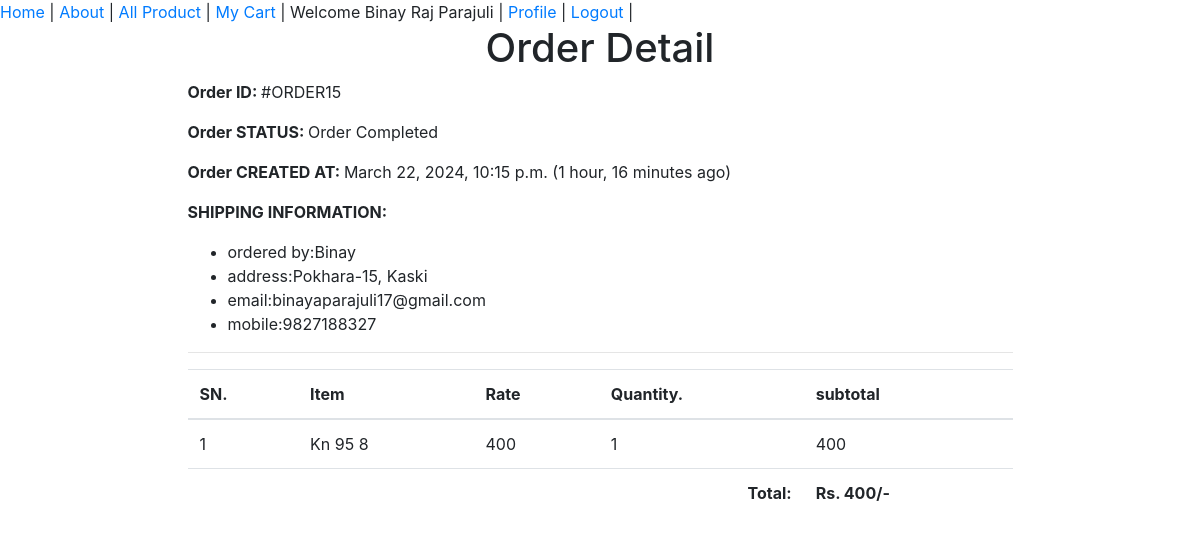
The app's page /customer/customer-profile/order-15 (signed in) with its own data.
### shop/models.py (models this page shows, shortened)
class Customer(models.Model):
    user = models.OneToOneField(User, on_delete=models.CASCADE)
    full_name = models.CharField(max_length=200)
    address = models.CharField(max_length=200, null=True, blank=True)
    joined_on = models.DateTimeField(auto_now_add=True)
    def __str__(self):
        return self.full_name

class Order(models.Model):
    cart = models.OneToOneField(Cart, on_delete=models.CASCADE)
    ordered_by = models.CharField(max_length=200)
    shipping_address = models.CharField(max_length=200)
    mobile = models.CharField(max_length=10)
    email = models.EmailField(null=True, blank=True)
    subtotal = models.PositiveIntegerField()
    discount = models.PositiveIntegerField()
    total = models.PositiveIntegerField()
    order_status = models.CharField(max_length=50, choices=ORDER_STATUS)
    created_at = models.DateTimeField(auto_now_add=True)
    payment_method = models.CharField(max_length=20, choices=METHOD, default="Cash On Delivery")
    payment_completed = models.BooleanField(
        default=False, null=True, blank=True)

class CartProduct(models.Model):
    cart = models.ForeignKey(Cart, on_delete=models.CASCADE)
    product = models.ForeignKey(Product, on_delete=models.CASCADE)
    rate = models.PositiveIntegerField()
    quantity = models.PositiveBigIntegerField()
    subtotal = models.PositiveIntegerField()

class Product(models.Model):
    title = models.CharField(max_length=200)
    slug = models.SlugField(unique=True)
    category = models.ForeignKey(Category, on_delete= models.CASCADE)
    image= models.ImageField(upload_to='products')
    marked_price = models.PositiveIntegerField()
    selling_price = models.PositiveIntegerField()
    description = models.TextField()
    warranty = models.CharField(max_length=300, null=True, blank=True)
    return_policy = models.CharField(max_length=300, null=True, blank=True)
    view_count = models.PositiveIntegerField(default=0)

### customer/views.py (the view)
# urls.py: path('customer-profile/order-<int:pk>',OrderDetailsView.as_view(), name="order_details"),
class OrderDetailsView(DetailView):
    template_name = "orderdetails.html"
    model = Order
    context_object_name = "ord_obj"
    def dispatch(self, request, *args, **kwargs):
        user = request.user
        if request.user.is_authenticated and Customer.objects.filter(user=user).exists():
            order_id = self.kwargs["pk"]
            order = Order.objects.get(id=order_id)
            if request.user.customer != order.cart.customer:
                return redirect("shop:customer_profile")
        else:
            return redirect("customer/customer-login/?next=/customer-profile/")
        print(user)
        return super().dispatch(request, *args, **kwargs)

### templates/orderdetails.html (shortened to what this page needs)
{% extends 'base.html' %}
{% load humanize%}
{% block content %}
<div class="container">
    <h1 class="text-center">Order Detail </h1>
    <div class="row">
        <div class="col-md-9 mx-auto">
            <p><span class="font-weight-bold">Order ID: </span> #ORDER{{ord_obj.id}} </p>
            <p><span class="font-weight-bold">Order STATUS: </span> {{ord_obj.order_status}} </p>
            <p><span class="font-weight-bold">Order CREATED AT: </span> {{ord_obj.created_at}} ({{ord_obj.created_at|timesince}} ago)</p>
            <p><span class="font-weight-bold">SHIPPING INFORMATION: </span>
                <ul>
                <li> ordered by:{{ord_obj.ordered_by}}</li>
                <li> address:{{ord_obj.shipping_address}} </li>
                <li> email:{{ord_obj.email}}</li>
                <li> mobile:{{ord_obj.mobile}}</li>
                </ul>
            </p>
            <hr>
            <table class="table">
                <thead>
                    <tr>
                        <th>SN.</th>
                        <th>Item</th>
                        <th>Rate</th>
                        <th>Quantity.</th>
                        <th>subtotal</th>
                    </tr>
                </thead>
                <tbody>
                    {% for cp in ord_obj.cart.cartproduct_set.all %}
                    <tr>
                        <td>{{forloop.counter}}</td>
                        <td>{{cp.product.title}} {{cp.product.id}}</td>
                        <td>{{cp.rate}}</td>
                        <td>{{cp.quantity}}</td>
                        <td>{{cp.subtotal}}</td>
                    </tr>
                    {% endfor %}
                    <tr>
                        <th colspan="4" class="text-right">Total:</th>
                        <th>Rs. {{ord_obj.total|intcomma}}/-</th>
                </tbody>
            </table>
        </div>
    </div>
</div>
{% endblock %}

### templates/base.html (shortened to what this page needs)
<!DOCTYPE html>
<html lang="en">
<head>
    <link rel="stylesheet" href="https://stackpath.bootstrapcdn.com/bootstrap/4.5.2/css/bootstrap.min.css">
</head>
<body>
    <a href="{% url 'shop:home'%}">Home</a>  |
    <a href="{% url 'shop:about'%}">About</a>  |
    <a href="{% url 'shop:all_product'%}">All Product</a>  |
    <a href="{% url 'shop:my_cart'%}">My Cart</a>  |
    {% if request.user.customer %}
        Welcome {{ request.user.customer}} |
        <a href="{% url 'customer:customer_profile' %}">Profile</a>  |
        <a href="{% url 'customer:customer_logout' %}">Logout</a>  |
    {% else %}
        <a href="{% url 'customer:customer_registration' %}">Customer Register</a>  |
        <a href="{% url 'customer:customer_login' %}"> Customer Login </a>  |
        <a href="{% url 'owner:admin_login'%}">Admin Login </a>  |
    {% endif %}
    {% block content %}
    {% endblock %}
</html>

### records on screen
Order: id "15", order_status "Order Completed", created_at "March 22, 2024, 10:15 p.m.", created_at "1 hour, 16 minutes", ordered_by "Binay", shipping_address "Pokhara-15, Kaski", email "binayaparajuli17@gmail.com", mobile "9827188327", total "400"
CartProduct: product "Kn 95", product.id "8", rate "400", quantity "1", subtotal "400"

### other values on screen
{{ request.user.customer }} "Binay Raj Parajuli"
